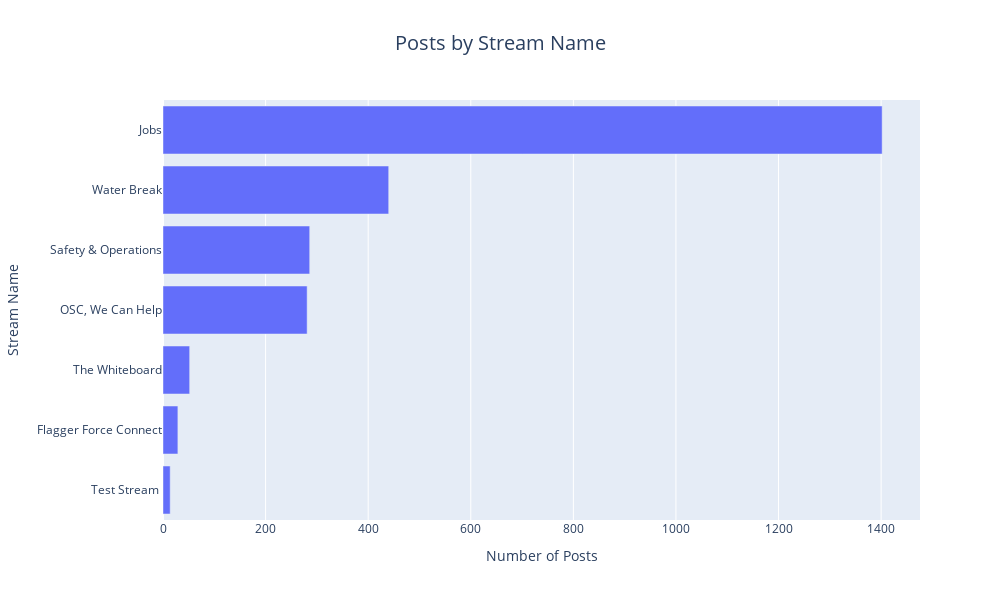

Notebook cell for this chart:
### Code cell
# Distribution of posts by stream
#posts_by_stream = df_post_user['Stream Name'].value_counts()
posts_by_stream = df_post_user.groupby('Stream Name')['Post ID'].size().sort_values(ascending=False)
# add a column with the percentage of posts by stream
posts_by_stream = posts_by_stream.to_frame().reset_index()
posts_by_stream.columns = ['Stream Name', 'Posts']
posts_by_stream['Percentage'] = round(posts_by_stream['Posts'] / posts_by_stream['Posts'].sum() * 100,1)
print(posts_by_stream)

# Sort the posts_by_stream DataFrame in descending order
posts_by_stream = posts_by_stream.sort_values('Posts', ascending=True)
# Plotting
fig = px.bar(posts_by_stream,              
             x='Posts',
             y='Stream Name',             
             title='Posts by Stream Name',
             height=600,
             width=1000            
            )

# Update the layout
fig.update_layout(xaxis_title='Number of Posts',
                  yaxis_title='Stream Name',
                  title_x=0.5,
                  title_font_size=20)

fig.show()

### Figure 1 — Plotly figure (JSON) as saved in the notebook; plotly's stock layout.template omitted (floating-point values rounded to 4 significant figures)
{"data": [{"alignmentgroup": "True", "hovertemplate": "Posts=%{x}<br>Stream Name=%{y}<extra></extra>", "legendgroup": "", "marker": {"color": "#636efa", "pattern": {"shape": ""}}, "name": "", "offsetgroup": "", "orientation": "h", "showlegend": false, "textposition": "auto", "type": "bar", "x": [14, 29, 52, 281, 286, 440, 1402], "xaxis": "x", "y": ["Test Stream ", "Flagger Force Connect", "The Whiteboard", "OSC, We Can Help", "Safety & Operations", "Water Break", "Jobs"], "yaxis": "y"}], "layout": {"barmode": "relative", "height": 600, "legend": {"tracegroupgap": 0}, "title": {"font": {"size": 20}, "text": "Posts by Stream Name", "x": 0.5}, "width": 1000, "xaxis": {"anchor": "y", "domain": [0, 1], "title": {"text": "Number of Posts"}}, "yaxis": {"anchor": "x", "domain": [0, 1], "title": {"text": "Stream Name"}}}}
